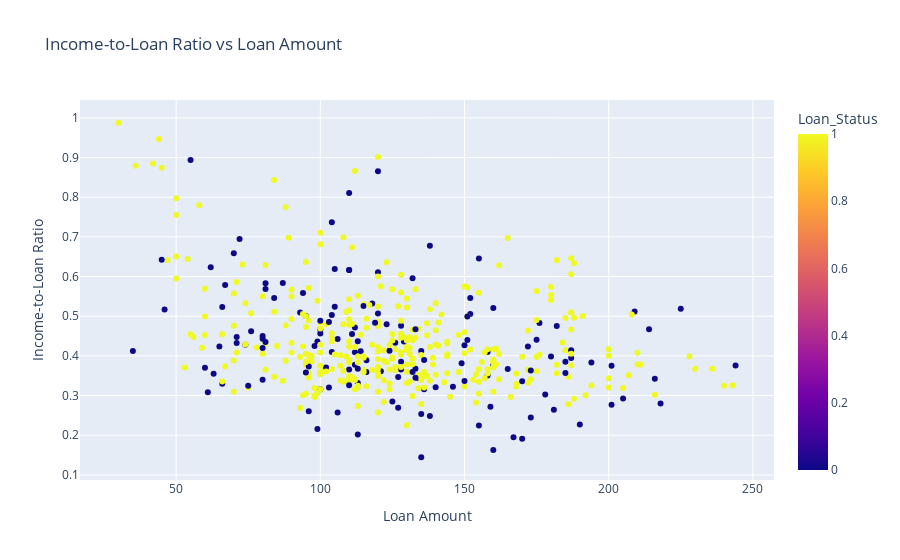

Notebook source saved alongside this figure:
### Code cell
# What is the relationship between Loan Amount and Income-to-Loan Ratio?
fig = px.scatter(df, x="LoanAmount", y="Income_to_Loan_Ratio", color="Loan_Status",
                 title="Income-to-Loan Ratio vs Loan Amount",
                 labels={"LoanAmount": "Loan Amount", "Income_to_Loan_Ratio": "Income-to-Loan Ratio"})
fig.update_layout(xaxis_title="Loan Amount", yaxis_title="Income-to-Loan Ratio")
fig.show()

### Figure 1 — Plotly figure (JSON) as saved in the notebook; plotly's stock layout.template omitted (floating-point values rounded to 4 significant figures; data arrays with more than 128 entries replaced by an {"elided": "..."} marker saying what was removed)
{"data": [{"hovertemplate": "Loan Amount=%{x}<br>Income-to-Loan Ratio=%{y}<br>Loan_Status=%{marker.color}<extra></extra>", "legendgroup": "", "marker": {"color": {"elided": "497 int values"}, "coloraxis": "coloraxis", "symbol": "circle"}, "mode": "markers", "name": "", "orientation": "v", "showlegend": false, "type": "scatter", "x": {"elided": "497 int values"}, "xaxis": "x", "y": {"elided": "497 float values"}, "yaxis": "y"}], "layout": {"autosize": true, "coloraxis": {"colorbar": {"title": {"text": "Loan_Status"}}, "colorscale": [[0, "#0d0887"], [0.1111, "#46039f"], [0.2222, "#7201a8"], [0.3333, "#9c179e"], [0.4444, "#bd3786"], [0.5556, "#d8576b"], [0.6667, "#ed7953"], [0.7778, "#fb9f3a"], [0.8889, "#fdca26"], [1, "#f0f921"]]}, "legend": {"tracegroupgap": 0}, "title": {"text": "Income-to-Loan Ratio vs Loan Amount"}, "xaxis": {"anchor": "y", "autorange": true, "domain": [0, 1], "range": [16.98, 257.0], "title": {"text": "Loan Amount"}, "type": "linear"}, "yaxis": {"anchor": "x", "autorange": true, "domain": [0, 1], "range": [0.07486, 1.057], "title": {"text": "Income-to-Loan Ratio"}, "type": "linear"}}}
